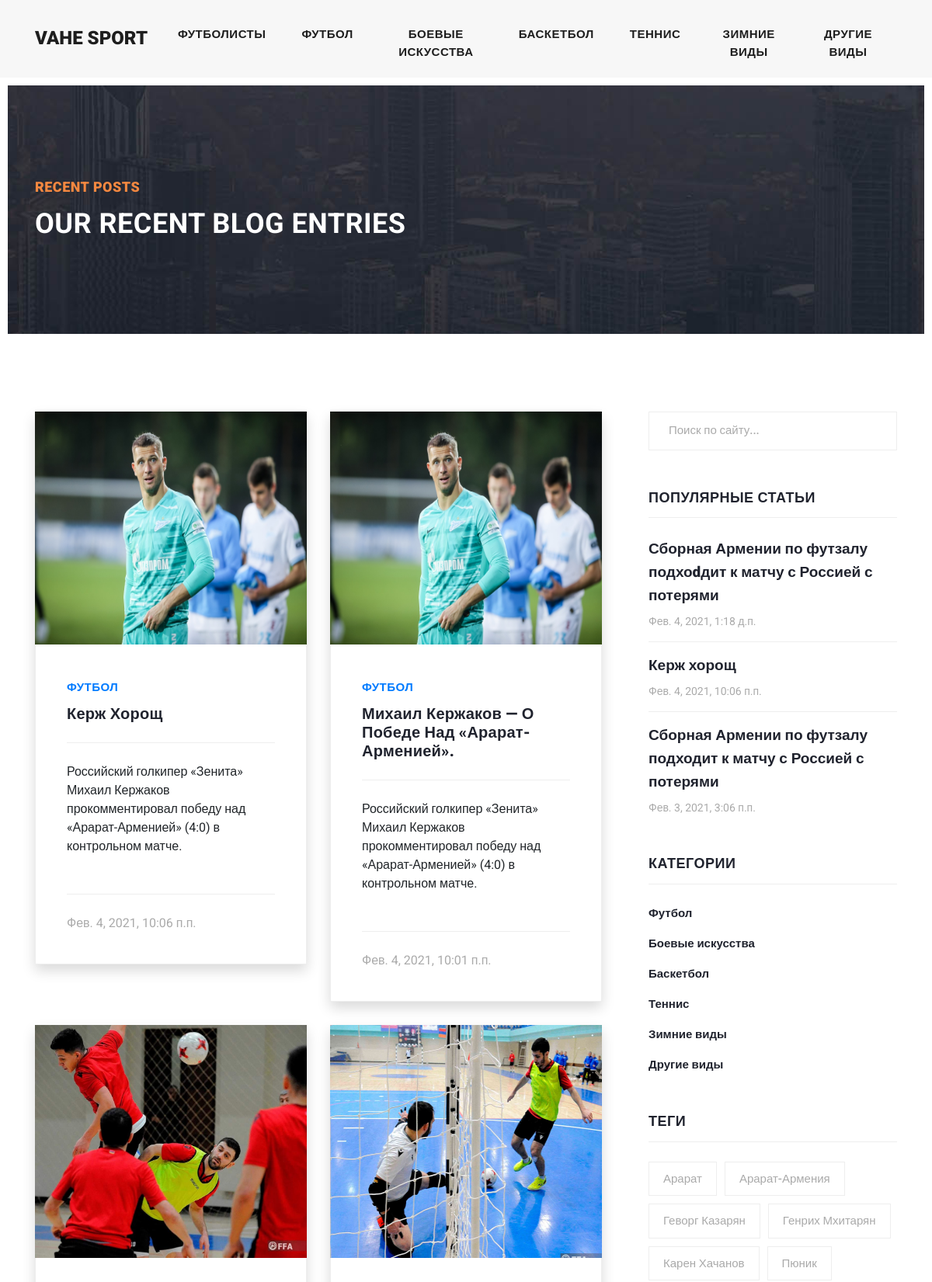
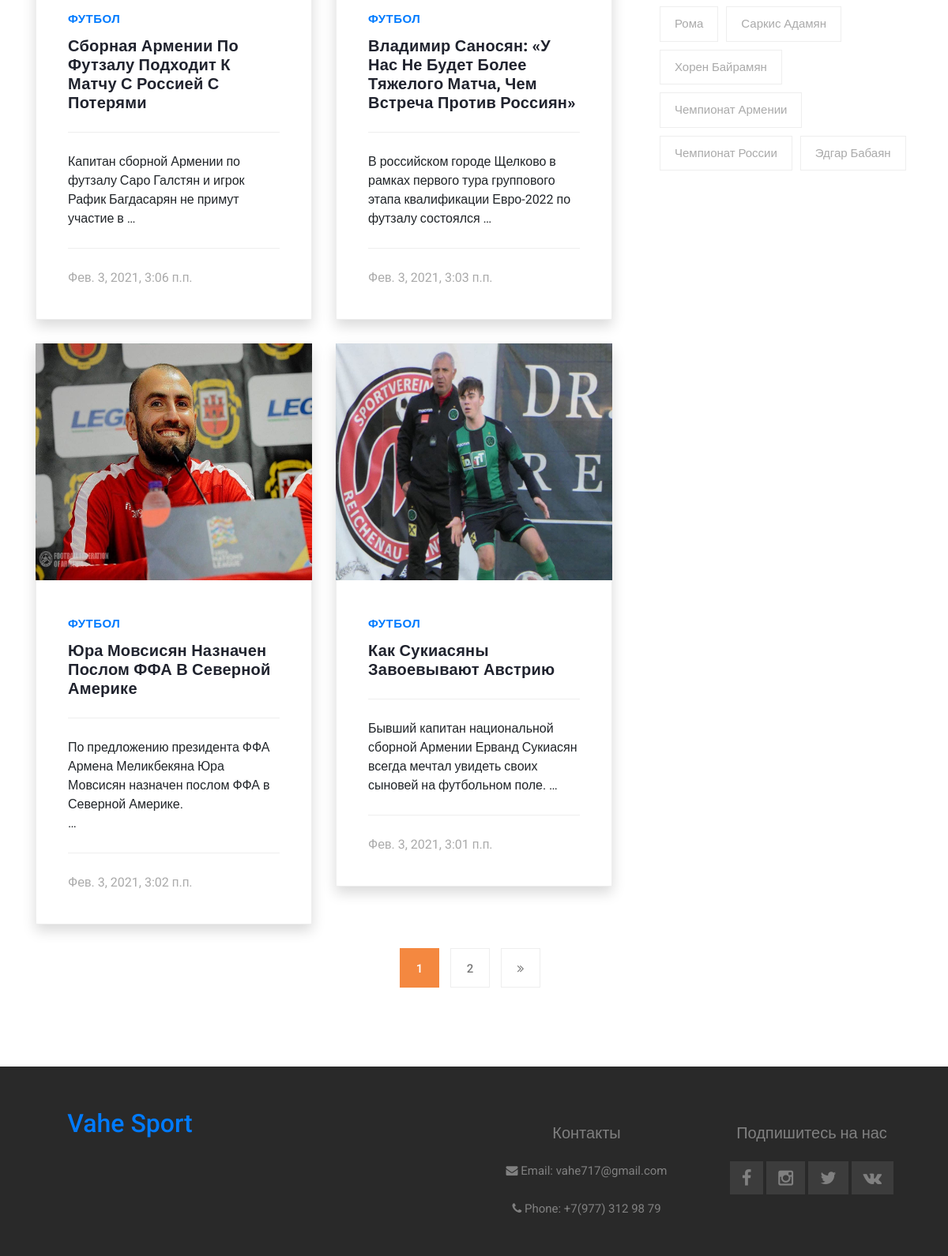
/category/futbol/, run on the app's committed database (2 pictures, top to bottom).
### blog/models.py (models this page shows, shortened)
class Category(models.Model):
    title = models.CharField(max_length=255)
    slug = models.SlugField(max_length=255, verbose_name='url', unique=True)
    def __str__(self):
        return self.title
    def get_absolute_url(self):
        return reverse('category', kwargs={"slug": self.slug})
    class Meta:
        ordering = ['id']
        verbose_name = 'Категория'
        verbose_name_plural = 'Категории'

class Post(models.Model):
    title = models.CharField(max_length=255, verbose_name='Заголовок')
    slug = models.SlugField(max_length=255, verbose_name='url', unique=True)
    author = models.CharField(max_length=100, verbose_name='Автор')
    content = models.TextField(blank=True)
    created_at = models.DateTimeField(auto_now_add=True, verbose_name='Опубликовано')
    photo = models.ImageField(upload_to = 'photos/%Y/%m%d', blank=True, verbose_name='Фото')
    views = models.IntegerField(default=0, verbose_name='Количество просмотров')
    category = models.ForeignKey(Category, on_delete=models.PROTECT,
                                                        related_name='posts', verbose_name='Категория')
    tags = models.ManyToManyField(Tag, blank = True, related_name='posts', verbose_name='Теги')
    video = EmbedVideoField(default='')
    def get_absolute_url(self):
        return reverse('post', kwargs={"slug": self.slug})
    class Meta:
            ordering = ['-created_at']
            verbose_name = 'Новость'
            verbose_name_plural = 'Новости'

class Tag(models.Model):
    title = models.CharField(max_length=255)
    slug = models.SlugField(max_length=255, verbose_name='url', unique=True)
    def get_absolute_url(self):
        return reverse('tag', kwargs={"slug": self.slug})
    class Meta:
            ordering = ['title']
            verbose_name = 'Тег'
            verbose_name_plural = 'Теги'

### blog/views.py (the view)
# urls.py: path('category/<str:slug>/', PostByCategory.as_view(), name='category'),
class PostByCategory(ListView):
        template_name = 'blog/category.html'
        context_object_name = 'posts'
        paginate_by = 6
        allow_empty = False
        def get_queryset(self):
            return Post.objects.filter(category__slug=self.kwargs['slug'])
        def get_context_data(self,*,object_list=None, **kwargs):
            context = super().get_context_data(**kwargs)
            context['title'] = Category.objects.get(slug=self.kwargs['slug'])
            return context

### blog/templatetags/menu.py (called while the page is built)
@register.inclusion_tag('blog/menu_tpl.html')
def show_menu(menu_class='menu'):
    categories = Category.objects.all()
    return {'categories':categories, 'menu_class':menu_class}

@register.inclusion_tag('blog/sidebar_menu.html')
def show_menu_sidebar(menu_class='menu'):
    categories = Category.objects.all()
    return {'categories':categories, 'menu_class':menu_class}

### blog/templatetags/sidebar.py (called while the page is built)
@register.inclusion_tag('blog/popular_posts.html')
def get_popular(cnt=3):
    posts = Post.objects.order_by('-views')[:cnt]
    return {'posts': posts}

@register.inclusion_tag('blog/tags.html')
def get_tags():
    tags = Tag.objects.all()
    return {'tags':tags}

### blog/templates/blog/category.html (shortened to what this page needs)
{% extends 'base.html' %}
{% load static %}
{% block content %}
<div class="heading-page header-text">
  <section class="page-heading">
    <div class="container">
      <div class="row">
        <div class="col-lg-12">
          <div class="text-content">
            <h4>Recent Posts</h4>
            <h2>Our Recent Blog Entries</h2>
          </div>
        </div>
      </div>
    </div>
  </section>
</div>
<section class="blog-posts grid-system">
    <div class="container">
      <div class="row">
        <div class="col-lg-8">
          <div class="all-blog-posts">
            <div class="row">
                    {% for post in posts %}
                    <div class="col-lg-6">
                      <div class="blog-post shadow">
                        <div class="blog-thumb">
                          {% if post.photo %}
                              <img src="{{ post.photo.url }}" alt="{{post.title}}" height=300>
                            {% else %}
                              <img src="https://picsum.photos/id/300/200/300" alt="" class="mr-3">
                            {% endif %}
                        </div>
                            <div class="down-content">
                            <span><a href="{{post.category.get_absolute_url}}">{{post.category}}</a></span>
                            <a href="{{ post.get_absolute_url }}"><h4>{{ post.title }}</h4></a>
                            {{post.content |safe | truncatewords:15}}
                            <br>
                              <div class="post-options">
                                <div class="row">
                                  <div class="col-12">
                                    <ul class="post-tags">
                                      <li>{{post.created_at}}</li>
                                    </ul>
                                  </div>
                                </div>
                              </div>
                          </div>
                      </div>
                    </div>
                    {% endfor %}
                  </div>
              </div>
            </div>
            {% include 'inc/_sidebar.html' %}
        </div>
    </div>
</section>
{% include 'inc/_pagination.html' %}
{% endblock %}

### blog/templates/blog/menu_tpl.html
<div class="collapse navbar-collapse {{ menu_class }} " id="navbarResponsive">
    <ul class="navbar-nav ml-auto">
      <li class="nav-item">
        <a class="nav-link" href="{% url 'players' %}">футболисты</a>
      </li>
        {% for i in categories %}
        <li class="nav-item">
          <a class="nav-link" href="{{ i.get_absolute_url }}">{{ i.title }}</a>
        </li>
        {% endfor %}
    </ul>
</div>

### blog/templates/blog/popular_posts.html
<div class="sidebar-item recent-posts">
  <div class="sidebar-heading">
    <h2>Популярные статьи</h2>
  </div>
  <div class="content">
    <ul>
      {% for post in posts %}
      <li><a href="{{ post.get_absolute_url }}">
        <h5>{{post.title}}</h5>
        <span>{{post.created_at}}</span>
      </a></li>
      {% endfor %}
    </ul>
  </div>
</div>
</div>

### blog/templates/blog/sidebar_menu.html
<div class="content">
  <ul>
    {% for cat in categories %}
    <li><a href="{{ cat.get_absolute_url }}">{{ cat.title }}</a></li>
    {% endfor %}
  </ul>
</div>

### blog/templates/blog/tags.html
<div class="sidebar-item tags">
  <div class="sidebar-heading">
    <h2>Теги</h2>
  </div>
  <div class="content">
    <ul>
      {% for tag in tags %}
          <li><a  href="{{ tag.get_absolute_url }}">{{tag.title}}</a></li>
      {% endfor %}
    </ul>
  </div>

### siteblog/static/css/master.css (style rules this page uses)
body { font-family: 'Roboto', sans-serif; overflow-x: hidden; text-rendering: optimizeLegibility; -webkit-font-smoothing: antialiased; -moz-osx-font-smoothing: grayscale; }
footer p, a { font-size: 15px; font-family: 'Roboto', sans-serif; }
::placeholder { font-size: 15px; padding-left: 10px; }
a { text-decoration: none!important; }
ul { padding: 0; margin: 0; list-style: none; }
h1,h2,h3,h4,h5,h6 { margin: 0px; }
.heading-page { padding-top: 110px; }
.page-heading { margin: 0px 10px; padding: 120px 0px; text-align: left; background-position: center center; background-repeat: no-repeat; background-size: cover; background-image: url(../images/heading-bg.jpg); }
.page-heading .text-content h4 { color: #f48840; font-size: 18px; text-transform: uppercase; font-weight: 900; letter-spacing: 0.5px; margin-bottom: 15px; }
.page-heading .text-content h2 { color: #fff; font-size: 36px; font-weight: 700; text-transform: uppercase; letter-spacing: 0.5px; }
#navbarResponsive { z-index: 999; }
.navbar-collapse { text-align: center; }
.navbar .navbar-nav .nav-item { margin: 0px 15px; }
.navbar .navbar-nav a.nav-link { text-transform: capitalize; font-size: 15px; font-weight: 800; text-transform: uppercase; letter-spacing: 0.5px; color: #1e1e1e; transition: all 0.3s; }
.blog-posts { margin-top: 100px; }
.blog-posts .blog-post { margin-bottom: 30px; }
.blog-posts .blog-thumb img { width: 100%; overflow: hidden; }
.blog-posts .down-content { padding: 40px; border-right: 1px solid #eee; border-left: 1px solid #eee; border-bottom: 1px solid #eee; }
.blog-posts .down-content span { font-size: 18px; text-transform: uppercase; letter-spacing: 0.5px; font-weight: 900; color: #f48840; }
.blog-posts .down-content h4 { font-size: 24px; text-transform: capitalize; letter-spacing: 0.5px; font-weight: 900; color: #20232e; margin: 10px 0px 12px 0px; }
.blog-posts .down-content h4 { font-size: 20px; letter-spacing: 0.25px; }
.blog-posts .down-content p { padding: 25px 0px; margin: 25px 0px; border-top: 1px solid #eee; border-bottom: 1px solid #eee; }
.blog-posts .down-content ul.post-tags li, .blog-posts .down-content ul.post-share li { display: inline-block; }
.blog-posts .down-content ul.post-tags li, .blog-posts .down-content ul.post-share li { color: #aaa; }
.blog-posts .sidebar-heading h2 { font-size: 18px; text-transform: uppercase; font-weight: 900; letter-spacing: 0.5px; color: #20232e; border-bottom: 1px solid #eee; padding-bottom: 15px; margin-bottom: 25px; }
.sidebar .sidebar-item { margin-top: 50px; }
.sidebar .sidebar-heading h2 { font-size: 18px; text-transform: uppercase; font-weight: 900; letter-spacing: 0.5px; color: #20232e; border-bottom: 1px solid #eee; padding-bottom: 15px; margin-bottom: 25px; }
.sidebar .recent-posts ul li { margin-bottom: 15px; padding-bottom: 15px; border-bottom: 1px solid #eee; }
.sidebar .recent-posts ul li:last-child { margin-bottom: 0px; padding-bottom: 0px; border-bottom: none; }
.sidebar .recent-posts ul li h5 { font-size: 19px; font-weight: 900; color: #20232e; line-height: 30px; transition: all 0.3s; }
.sidebar .recent-posts ul li span { display: block; font-size: 14px; color: #aaa; margin-top: 8px; }
.sidebar .categories ul li { margin-bottom: 15px; }
.sidebar .categories ul li:last-child { margin-bottom: 0px; }
.sidebar .categories ul li a { font-size: 15px; font-weight: 700; color: #20232e; transition: all .3s; }
.sidebar .tags ul li { margin-right: 6px; display: inline-block; }
.sidebar .tags ul li { margin-bottom: 10px; }
.sidebar .tags ul li a { font-size: 15px; font-weight: 500; color: #aaa; display: inline-block; border: 1px solid #eee; padding: 10px 18px; transition: all .3s; }

### data on the page
Category: title "ФУТБОЛ", title "Футбол"
Category: title "БОЕВЫЕ ИСКУССТВА", title "Боевые искусства"
Category: title "БАСКЕТБОЛ", title "Баскетбол"
Category: title "ТЕННИС", title "Теннис"
Category: title "ЗИМНИЕ ВИДЫ", title "Зимние виды"
Category: title "ДРУГИЕ ВИДЫ", title "Другие виды"
Post: photo (picture), category "ФУТБОЛ", title "Керж Хорощ", content "Российский голкипер «Зенита» Михаил Кержаков прокомментировал победу над «Арарат-Арменией» (4:0) в контрольном матче.", created_at "Фев. 4, 2021, 10:06 п.п.", title "Керж хорощ"
Post: photo (picture), category "ФУТБОЛ", title "Михаил Кержаков — О Победе Над «Арарат-Арменией».", content "Российский голкипер «Зенита» Михаил Кержаков прокомментировал победу над «Арарат-Арменией» (4:0) в контрольном матче.", created_at "Фев. 4, 2021, 10:01 п.п."
Post: photo (picture), category "ФУТБОЛ", title "Сборная Армении По Футзалу Подходит К Матчу С Россией С Потерями", content "Капитан сборной Армении по футзалу Саро Галстян и игрок Рафик Багдасарян не примут участие в …", created_at "Фев. 3, 2021, 3:06 п.п.", title "Сборная Армении по футзалу подходит к матчу с Россией с потерями"
Post: photo (picture), category "ФУТБОЛ", title "Владимир Саносян: «У Нас Не Будет Более Тяжелого Матча, Чем Встреча Против Россиян»", content "В российском городе Щелково в рамках первого тура группового этапа квалификации Евро-2022 по футзалу состоялся …", created_at "Фев. 3, 2021, 3:03 п.п."
Post: photo (picture), category "ФУТБОЛ", title "Юра Мовсисян Назначен Послом ФФА В Северной Америке", content "По предложению президента ФФА Армена Меликбекяна Юра Мовсисян назначен послом ФФА в Северной Америке. …", created_at "Фев. 3, 2021, 3:02 п.п."
Post: photo (picture), category "ФУТБОЛ", title "Как Сукиасяны Завоевывают Австрию", content "Бывший капитан национальной сборной Армении Ерванд Сукиасян всегда мечтал увидеть своих сыновей на футбольном поле. …", created_at "Фев. 3, 2021, 3:01 п.п."
Post: title "Сборная Армении по футзалу подхоdдит к матчу с Россией с потерями", created_at "Фев. 4, 2021, 1:18 д.п."
Tag: title "Арарат"
Tag: title "Арарат-Армения"
Tag: title "Геворг Казарян"
Tag: title "Генрих Мхитарян"
Tag: title "Карен Хачанов"
Tag: title "Пюник"
Tag: title "Рома"
Tag: title "Саркис Адамян"
Tag: title "Хорен Байрамян"
Tag: title "Чемпионат Армении"
Tag: title "Чемпионат России"
Tag: title "Эдгар Бабаян"

### other printed values
{{ p }} "1"
{{ p }} "2"
